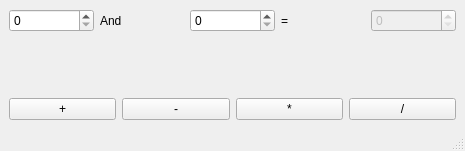
<?xml version="1.0" encoding="UTF-8"?>
<ui version="4.0">
 <class>MainWindow</class>
 <widget class="QMainWindow" name="MainWindow">
  <property name="geometry">
   <rect>
    <x>0</x>
    <y>0</y>
    <width>465</width>
    <height>151</height>
   </rect>
  </property>
  <property name="windowTitle">
   <string>MainWindow</string>
  </property>
  <widget class="QWidget" name="centralwidget">
   <layout class="QVBoxLayout" name="verticalLayout">
    <item>
     <layout class="QHBoxLayout" name="horizontalLayout">
      <item>
       <widget class="QSpinBox" name="firstNumber"/>
      </item>
      <item>
       <widget class="QLabel" name="label_2">
        <property name="text">
         <string>And</string>
        </property>
       </widget>
      </item>
      <item>
       <widget class="QSpinBox" name="secondNumber"/>
      </item>
      <item>
       <widget class="QLabel" name="label">
        <property name="text">
         <string>=</string>
        </property>
       </widget>
      </item>
      <item>
       <widget class="QSpinBox" name="result">
        <property name="enabled">
         <bool>false</bool>
        </property>
        <property name="readOnly">
         <bool>false</bool>
        </property>
        <property name="maximum">
         <number>1000000000</number>
        </property>
       </widget>
      </item>
     </layout>
    </item>
    <item>
     <spacer name="verticalSpacer">
      <property name="orientation">
       <enum>Qt::Vertical</enum>
      </property>
      <property name="sizeHint" stdset="0">
       <size>
        <width>20</width>
        <height>1</height>
       </size>
      </property>
     </spacer>
    </item>
    <item>
     <layout class="QHBoxLayout" name="horizontalLayout_2">
      <item>
       <widget class="QPushButton" name="add">
        <property name="text">
         <string>+</string>
        </property>
       </widget>
      </item>
      <item>
       <widget class="QPushButton" name="sub">
        <property name="text">
         <string>-</string>
        </property>
       </widget>
      </item>
      <item>
       <widget class="QPushButton" name="mult">
        <property name="text">
         <string>*</string>
        </property>
       </widget>
      </item>
      <item>
       <widget class="QPushButton" name="div">
        <property name="text">
         <string>/</string>
        </property>
       </widget>
      </item>
     </layout>
    </item>
   </layout>
  </widget>
  <widget class="QMenuBar" name="menubar">
   <property name="geometry">
    <rect>
     <x>0</x>
     <y>0</y>
     <width>465</width>
     <height>27</height>
    </rect>
   </property>
  </widget>
  <widget class="QStatusBar" name="statusbar"/>
 </widget>
 <resources/>
 <connections/>
</ui>
